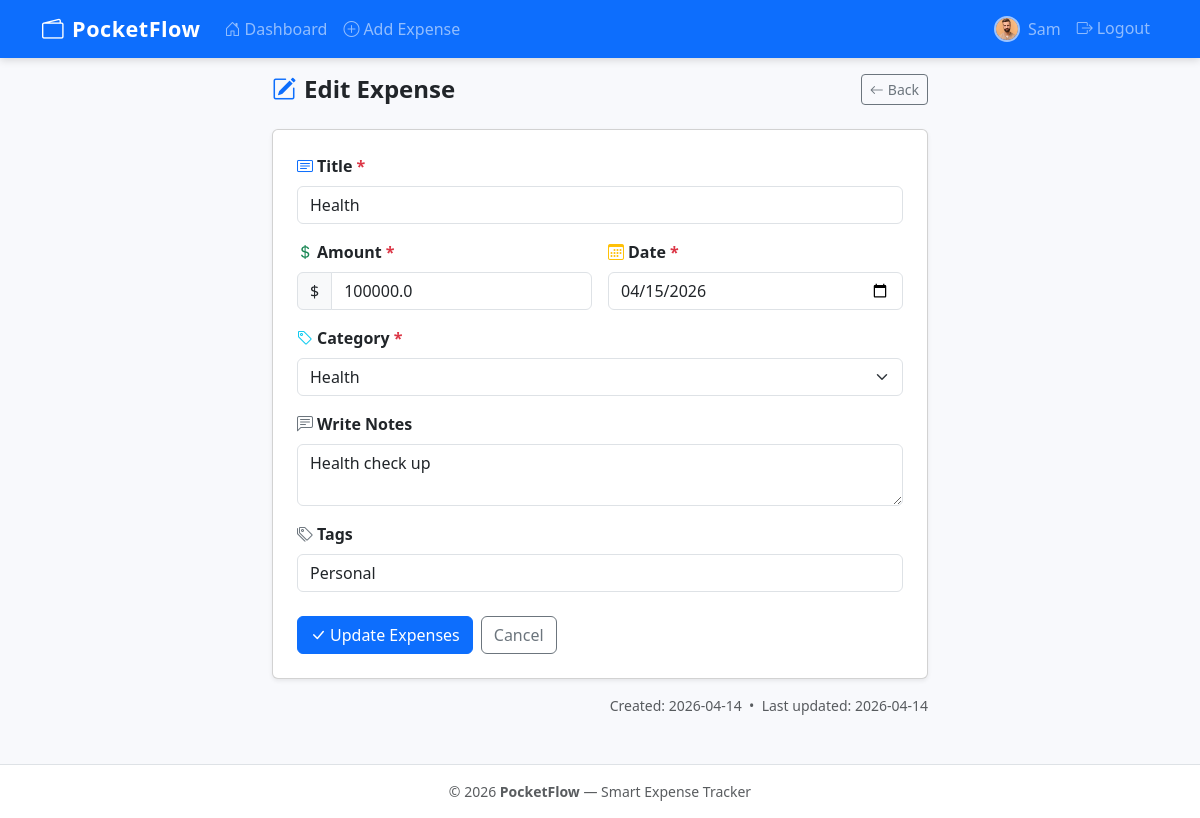
The app's page /expense/edit/13 (signed in) with its own data.
### tables this page shows
CREATE TABLE expenses (
            id         INTEGER PRIMARY KEY AUTOINCREMENT,
            user_id    INTEGER NOT NULL,
            title      TEXT    NOT NULL,
            amount     REAL    NOT NULL,
            date       TEXT    NOT NULL,
            category   TEXT    NOT NULL,
            notes      TEXT    NOT NULL DEFAULT '',
            tags       TEXT    NOT NULL DEFAULT '',
            created_at TEXT    NOT NULL DEFAULT (datetime('now')),
            updated_at TEXT    NOT NULL DEFAULT (datetime('now')),
            FOREIGN KEY (user_id) REFERENCES users(id) ON DELETE CASCADE
        );

### app.py (the view, shortened to what this page needs)
@app.route('/expense/edit/<int:expense_id>', methods=['GET', 'POST'])
@login_required
def edit_expense(expense_id):
    conn    = get_db()
    expense = conn.execute(
        'SELECT * FROM expenses WHERE id = ? AND user_id = ?',
        [expense_id, session['user_id']]
    ).fetchone()
    conn.close()
    if not expense:
        flash('Expense not found.', 'danger')
        return redirect(url_for('dashboard'))
    return render_template('expenses/edit_expense.html', expense=expense, categories=CATEGORIES)

### app.py (called while the page is built, shortened)
def get_db():
    conn = sqlite3.connect(DATABASE)
    conn.row_factory = sqlite3.Row
    conn.execute('PRAGMA foreign_keys = ON')
    return conn

def login_required(f):
    @wraps(f)
    def decorated(*args, **kwargs):
        if 'user_id' not in session:
            flash('Please log in to continue.', 'warning')
            return redirect(url_for('login'))
        return f(*args, **kwargs)
    return decorated

@app.before_request
def load_user_from_remember_token():
    if 'user_id' in session:
        return

### templates/expenses/edit_expense.html (shortened to what this page needs)
{% extends 'base.html' %}
{% block content %}
<div class="container" style="max-width:680px">
  <div class="page-header">
    <h2><i class="bi bi-pencil-square me-2 text-primary"></i>Edit Expense</h2>
    <a href="{{ url_for('dashboard') }}" class="btn btn-outline-secondary btn-sm">
      <i class="bi bi-arrow-left me-1"></i>Back
    </a>
  </div>
  <div class="card shadow-sm">
    <div class="card-body p-4">
      <form method="POST" action="{{ url_for('edit_expense', expense_id=expense.id) }}" novalidate>
        <div class="mb-3">
          <label for="title" class="form-label fw-semibold">
            <i class="bi bi-card-text me-1 text-primary"></i>Title <span class="text-danger">*</span>
          </label>
          <input type="text" id="title" name="title" class="form-control"
                 value="{{ request.form.get('title', expense.title) }}" required>
        </div>
        <div class="row g-3 mb-3">
          <div class="col-sm-6">
            <label for="amount" class="form-label fw-semibold">
              <i class="bi bi-currency-dollar me-1 text-success"></i>Amount <span class="text-danger">*</span>
            </label>
            <div class="input-group">
              <span class="input-group-text">$</span>
              <input type="number" id="amount" name="amount" class="form-control"
                     step="0.01" min="0.01"
                     value="{{ request.form.get('amount', expense.amount) }}" required>
            </div>
          </div>
          <div class="col-sm-6">
            <label for="date" class="form-label fw-semibold">
              <i class="bi bi-calendar3 me-1 text-warning"></i>Date <span class="text-danger">*</span>
            </label>
            <input type="date" id="date" name="date" class="form-control"
                   value="{{ request.form.get('date', expense.date) }}" required>
          </div>
        </div>
        <div class="mb-3">
          <label for="category" class="form-label fw-semibold">
            <i class="bi bi-tag me-1 text-info"></i>Category <span class="text-danger">*</span>
          </label>
          <select id="category" name="category" class="form-select" required>
            {% for cat in categories %}
              <option value="{{ cat }}"
                {{ 'selected' if request.form.get('category', expense.category) == cat }}>
                {{ cat }}
              </option>
            {% endfor %}
          </select>
        </div>
        <div class="mb-3">
          <label for="notes" class="form-label fw-semibold">
            <i class="bi bi-chat-left-text me-1 text-secondary"></i>Write Notes
          </label>
          <textarea id="notes" name="notes" class="form-control" rows="2">{{ request.form.get('notes', expense.notes) }}</textarea>
        </div>
        <div class="mb-4">
          <label for="tags" class="form-label fw-semibold">
            <i class="bi bi-tags me-1 text-secondary"></i>Tags
          </label>
          <input type="text" id="tags" name="tags" class="form-control"
                 placeholder="comma-separated"
                 value="{{ request.form.get('tags', expense.tags) }}">
        </div>
        <div class="d-flex gap-2">
          <button type="submit" class="btn btn-primary">
            <i class="bi bi-check-lg me-1"></i>Update Expenses
          </button>
          <a href="{{ url_for('dashboard') }}" class="btn btn-outline-secondary">Cancel</a>
        </div>
      </form>
    </div>
  </div>
  <div class="text-muted small mt-3 text-end">
    Created: {{ expense.created_at[:10] }}
    &nbsp;&bull;&nbsp;
    Last updated: {{ expense.updated_at[:10] }}
  </div>
</div>
{% endblock %}

### static/css/style.css (style rules this page uses)
:root { --pf-primary: #4e73df; --pf-success: #1cc88a; --pf-warning: #f6c23e; --pf-danger: #e74a3b; --pf-info: #36b9cc; --pf-secondary: #858796; --pf-bg: #f8f9fc; }
body { background-color: var(--pf-bg); font-family: 'Segoe UI', system-ui, -apple-system, sans-serif; min-height: 100vh; display: flex; flex-direction: column; }
.page-header { display: flex; align-items: center; justify-content: space-between; margin-bottom: 1.5rem; flex-wrap: wrap; gap: .5rem; }
.page-header h2 { margin: 0; font-weight: 700; font-size: 1.5rem; }

### records on screen
expenses: title "Health", amount "100000.0", date "04/15/2026", notes "Health check up", tags "Personal", created_at "2026-04-14", updated_at "2026-04-14"

### other values on screen
{{ session.username }} "Sam"
form field category "Health"
